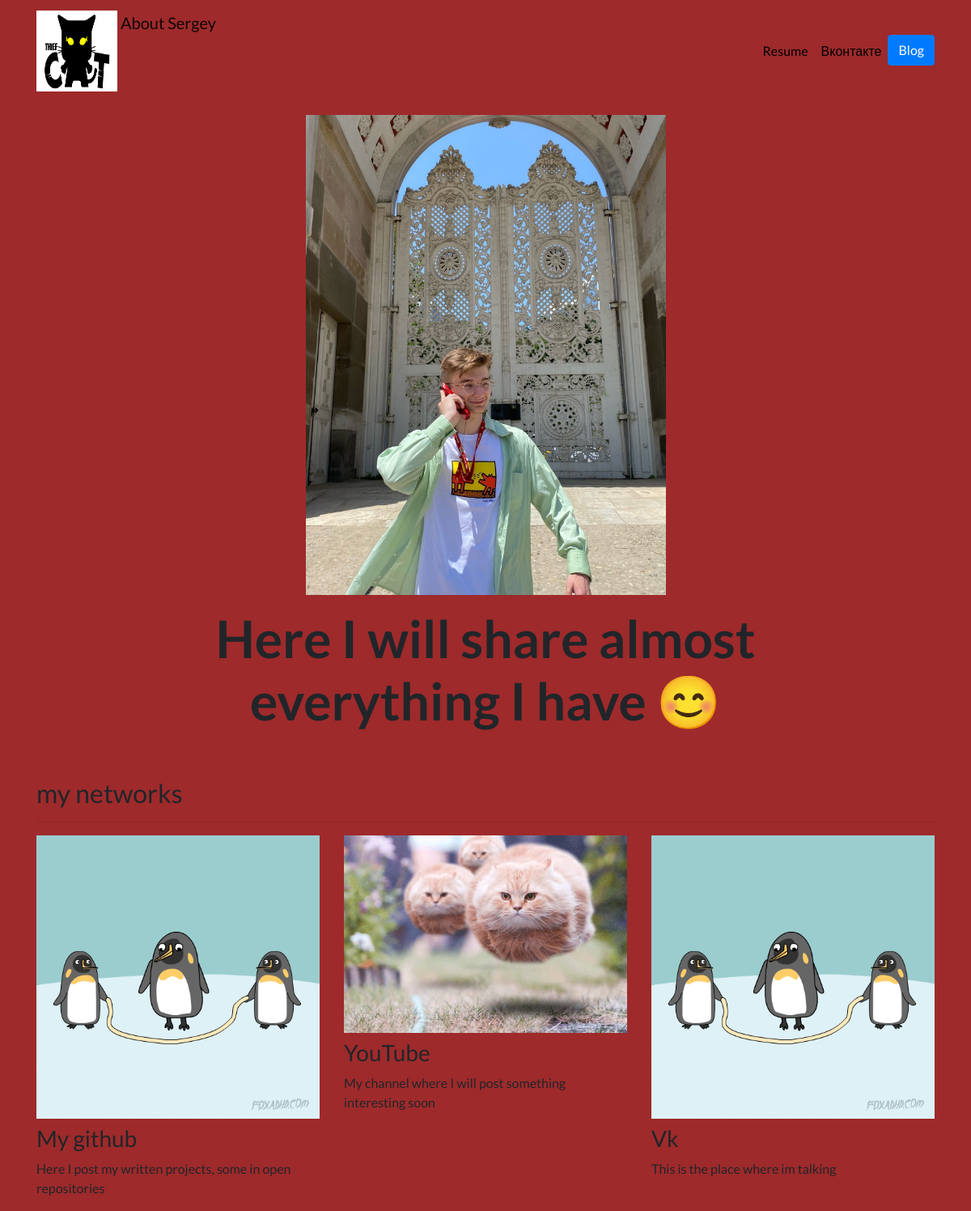
The page / on the database its author committed.
### portfolio/models.py (models this page shows, shortened)
class Project(models.Model):
    title = models.CharField(max_length=100)
    description = models.CharField(max_length=250)
    image = models.ImageField(upload_to='portfolio/images/', default = " Without img")
    url = models.URLField(blank=True)

### portfolio/views.py (the view)
# urls.py: 2. Add a URL to urlpatterns:  path('', views.home, name='home')
def home(request):
    projects = Project.objects.all()
    return render(request,"portfolio/home.html", {'projects':projects})

### portfolio/templates/portfolio/home.html
{% extends "portfolio/base.html" %}
{% load static %}
{% block content %}
<div class="row justify-content-center my-3">
  <div class="col-5">
    <img src="{% static 'portfolio/SquareBlonde.jpg' %}" class="img-fluid">
  </div>
</div>
<div class="row justify-content-center mb-3">
  <div class="col-md-9 text-center">
    <h1 id="hometext" class="font-weight-bold"> Here I will share almost everything I have 😊</h1>
  </div>
</div>
<h2 class="mt-5"> my networks</h2>
<hr>
<div class="row">
  {% for project in projects %}
  <div class="col-lg-4 col-md-6">
    {% if project.url %}
    <a href="{{ project.url }}">
      <img src="{{ project.image.url }}" class="img-fluid mb-2">
    </a>
    {% else %}
    <img src="{{ project.image.url }}" class="img-fluid mb-2">
    {% endif %}
    <h3>{{ project.title }}</h3>
    <p>{{ project.description }}</p>
  </div>
  {% endfor %}
</div>
{% endblock %}

### portfolio/templates/portfolio/base.html (shortened to what this page needs)
{% load static %}
<!doctype html>
<html lang="en">
<head>
  <link rel="stylesheet" href="https://stackpath.bootstrapcdn.com/bootstrap/4.4.1/css/bootstrap.min.css">
  <link rel="stylesheet" href="{% static "portfolio/custom.css" %}">
</head>
<body>
  <nav id="topNav" class="navbar navbar-expand-md navbar-light">
    <div class="container">
      <a class="navbar-brand" href="{% url 'home' %}">
        <img src="{% static "portfolio/Logo.png" %}" width="100" height="100" class="d-inline-block align-top" alt="Nick's Logo">
        <span> About Sergey  </span>
      </a>
      <div class="collapse navbar-collapse text-center" id="navbarNav">
        <ul class="navbar-nav ml-auto">
          <li class="nav-item">
            <a class="nav-link" href="{% static "portfolio/резюме.docx" %}">Resume</a>
          </li>
          <li class="nav-item">
            <a class="nav-link" href="https://vk.com/id312028425" target="_blank">Вконтакте</a>
          </li>
          <li>
            <a role="button" href="{% url 'blog:all_blogs' %}" class="btn btn-primary">Blog</a>
          </li>
        </ul>
      </div>
    </div>
  </nav>
  <div class="container">
    {% block content %}{% endblock %}
  </div>
</body>
</html>

### portfolio/static/portfolio/custom.css (style rules this page uses)
.navbar-nav .nav-link { color: rgba(0,0,0,1) !important; }
body { font-family: 'Lato', sans-serif; background-color: #9e2a2b; }
@media (min-width: 992px) { #hometext { font-size: 4rem; } }

### rows shown on the page
Project: image (picture), title "My github", description "Here I post my written projects, some in open repositories"
Project: image (picture), title "YouTube", description "My channel where I will post something interesting soon"
Project: image (picture), title "Vk", description "This is the place where im talking"
